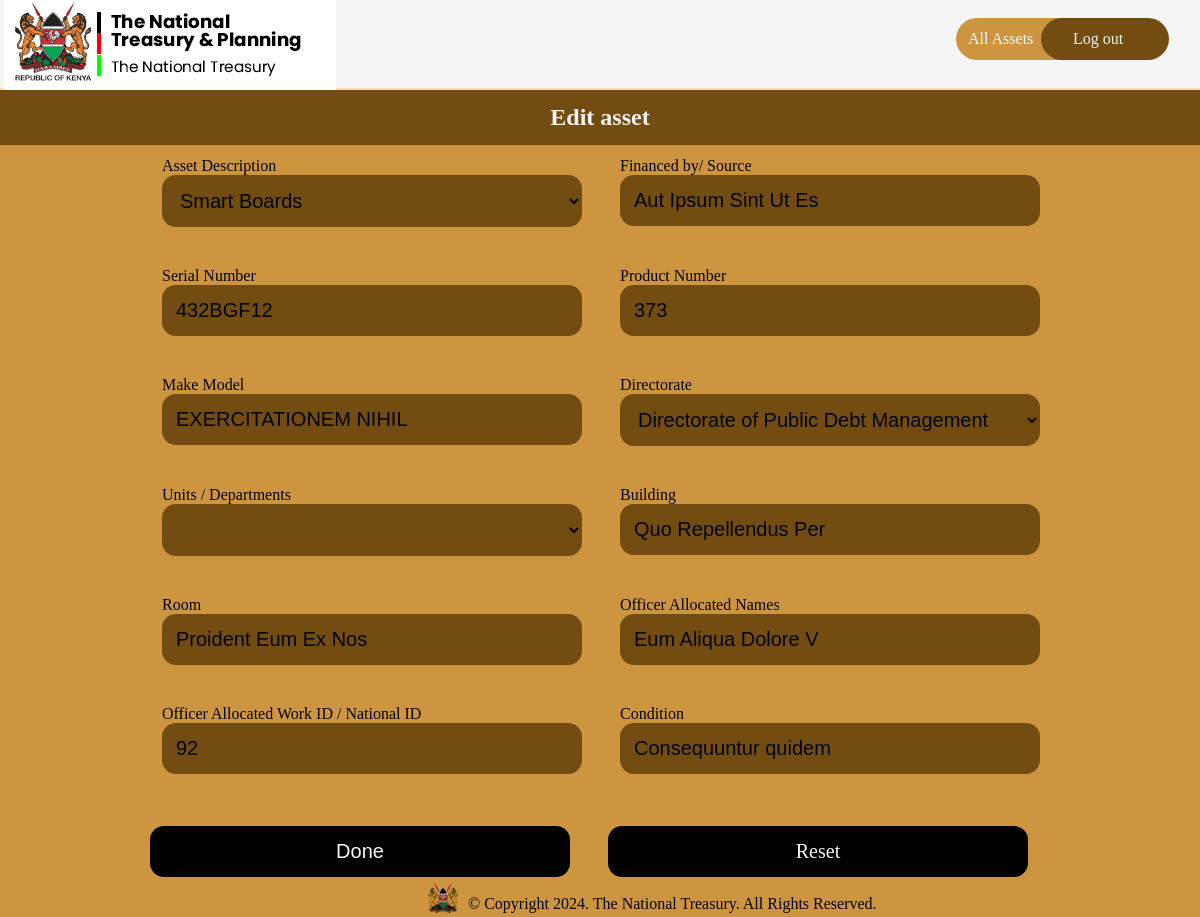
/asset/edit/1, run on an earlier commit of the app's database.
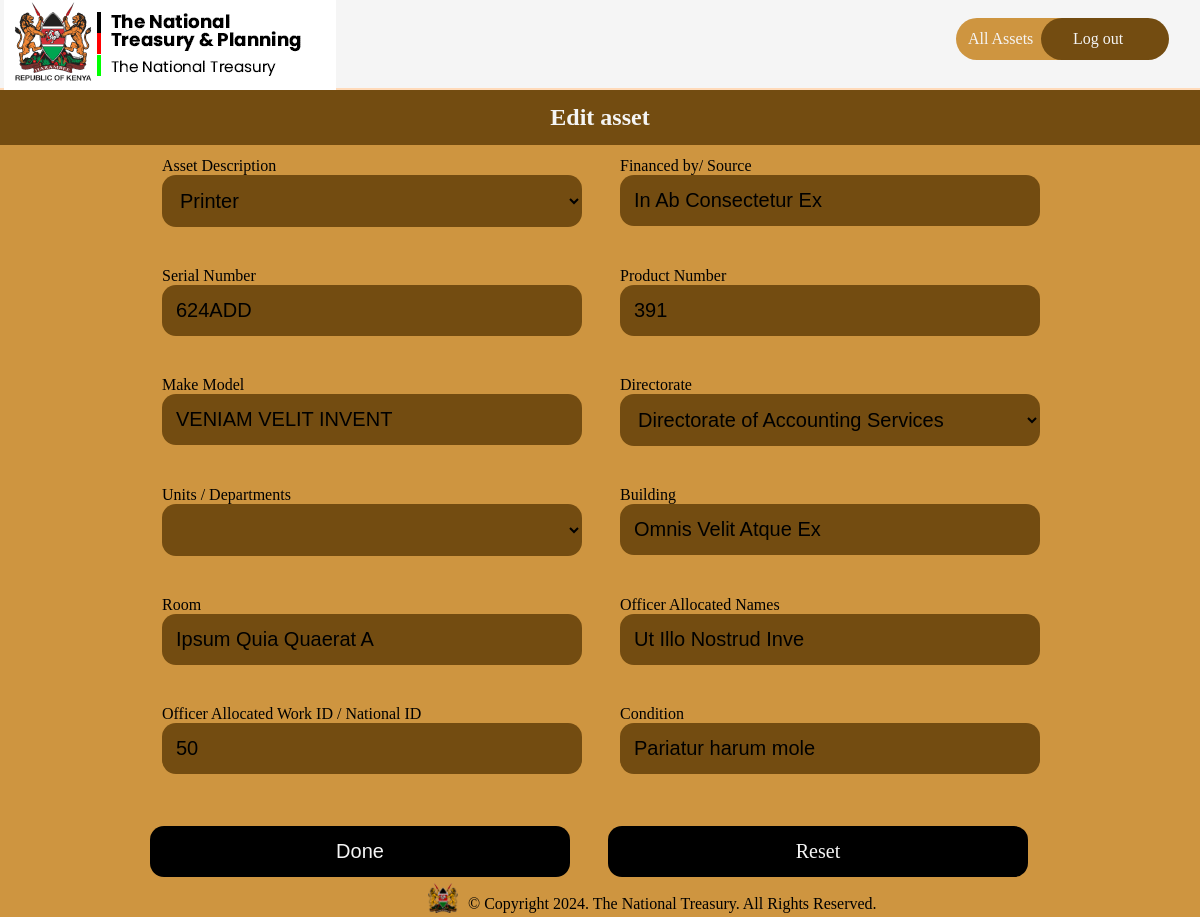
And on a later commit of the database.
### inventory/models.py (models this page shows, shortened)
class Asset(db.Model):
    idassets = db.Column(db.Integer, primary_key=True)
    asset_description = db.Column(db.Text, nullable=False)
    financed_by = db.Column(db.Text, default="N/A")
    serial_number = db.Column(db.Text, nullable=False, unique=True)
    product_number = db.Column(db.Text, nullable=False)
    make_model = db.Column(db.Text, nullable=False)
    directorate = db.Column(db.Text, nullable=False)
    units = db.Column(db.Text, nullable=False)
    building = db.Column(db.Text, nullable=False)
    room = db.Column(db.Integer, nullable=False)
    officer_allocated = db.Column(db.Text, default="N/A")
    officer_contact_info = db.Column(db.Text, default="N/A")
    state = db.Column(db.Text, nullable=False)

### inventory/routes.py (the view, shortened to what this page needs)
@app.route("/asset/edit/<int:asset_id>", methods=("GET", "POST"))
def edit_asset(asset_id):
    form = AssetForm()
    asset = Asset.query.get_or_404(asset_id)
    if request.method == "GET":
        form.asset_description.data = asset.asset_description
        form.financed_by.data = asset.financed_by
        form.serial_number.data = asset.serial_number
        form.product_number.data = asset.product_number
        form.make_model.data = asset.make_model
        form.directorate.data = asset.directorate
        form.units.data = asset.units
        form.building.data = asset.building
        form.room.data = asset.room
        form.officer_allocated.data = asset.officer_allocated
        form.officer_contact_info.data = asset.officer_contact_info
        form.state.data = asset.state
    return render_template("edit_asset.html", form=form, asset=asset)

### inventory/templates/edit_asset.html (shortened to what this page needs)
{% extends "base.html" %}
{% block head %}
{{ super() }}
<link rel="stylesheet" href="{{ url_for('static', filename='assets.css') }}">
{% endblock head %}
{% block navlinks %}
<a href="{{ url_for('index') }}" class="links signup">All Assets</a>
<a href="{{ url_for('index') }}" class="links login">Log out</a>
{% endblock navlinks %}
{% block body %}
<h2 class="asset-heading">Edit asset</h2>
<div class="form-wrapper">
	<div class="layer">
		<form autocomplete="off" action="" class="form" method="post">
			<div class="row">
				<div class="asset_description">
					{{ form.asset_description.label }}
					{{ form.asset_description(placeholder="",id="description", value="{{ asset.asset_description }}") }}
				</div>
				<div class="financed_by">
					{{ form.financed_by.label }}
					{{ form.financed_by(placeholder="",id="financedby") }}
				</div>
			</div>
			<div class="row">
				<div class="serial_number">
					{{ form.serial_number.label }}
					{{ form.serial_number(placeholder="",id="serial") }}
				</div>
				<div class="product_number">
					{{ form.product_number.label }}
					{{ form.product_number(placeholder="",id="productnumber") }}
				</div>
			</div>
			<div class="row">
				<div class="make_model">
					{{ form.make_model.label }}
					{{ form.make_model(placeholder="",id="makemodel") }}
				</div>
				<div class="directorate">
					{{ form.directorate.label }}
					{{ form.directorate(placeholder="",id="directorate") }}
				</div>
			</div>
			<div class="row">
				<div class="units">
					{{ form.units.label }}
					{{ form.units(placeholder="",id="units") }}
				</div>
				<div class="building">
					{{ form.building.label }}
					{{ form.building(placeholder="",id="building") }}
				</div>
			</div>
			<div class="row">
				<div class="room">
					{{ form.room.label }}
					{{ form.room(placeholder="",id="room") }}
				</div>
				<div class="officer_in_charge">
					{{ form.officer_allocated.label }}
					{{ form.officer_allocated(placeholder="",id="officerincharge") }}
				</div>
			</div>
			<div class="row">
				<div class="officer_contact_info">
					{{ form.officer_contact_info.label }}
					{{ form.officer_contact_info(placeholder="",id="officercontactinfo") }}
				</div>
				<div class="condition">
					{{ form.state.label }}
					{{ form.state(placeholder="",id="condition") }}
				</div>
			</div>
	</div>
	<div class="row">
		<input type="submit" value="Done">
		<a href="{{ url_for('edit_asset',asset_id=asset.idassets ) }}" style="text-align:center;text-decoration:none;" class="reset">Reset</a>
	</div>
</div>
{% endblock body %}

### inventory/templates/base.html (shortened to what this page needs)
<!DOCTYPE html>
<html lang="en">
<head>
	{% block head %}
	<link rel="stylesheet" href="https://cdnjs.cloudflare.com/ajax/libs/font-awesome/6.5.1/css/all.min.css"
 />
		<link rel="stylesheet" href="{{ url_for('static',filename='style.css') }}">
	{% endblock head %}
</head>
<body>
	<div class="nav">
		<div class="logo">
			<a href="{{ url_for('index') }}"><img
					src=" {{ url_for('static', filename='assets/images/TNT logo.png')  }} "
					alt="treasury logo"></img></a>
		</div>
		<div class="links">
			{% block navlinks %}
			{% endblock navlinks %}
		</div>
	</div>
	{% block body %}
	{% endblock body %}
	<div class="footer">
		<img src="{{ url_for('static', filename='assets/images/tntfooterlogo.png') }}" alt="footer logo"
			width="30" height="30">
		<p>© Copyright <span class="copyright-year"></span>. The National Treasury. All Rights Reserved.</p>
	</div>
</body>
</html>

### inventory/static/style.css (style rules this page uses)
* { margin: 0; padding: 0; box-sizing: border-box; color-scheme: light; @import url('https://fonts.googleapis.com/css2?family=Roboto+Mono:ital,wght@0,100..700;1,100..700&display=swap'); }
body { display: flex; flex-direction: column; height: 100%; background-color: #ce9540; }
.nav { display: flex; justify-content: space-between; align-items: center; border-bottom: 2px solid peachpuff; padding-left: 4px; padding-top: 5px; padding-right: 15px; background-color: white; position: sticky; top: 0; height: 90px; width: 100%; }
.links { padding: 12px; display: flex; align-items: center; gap: 32px; border-radius: 34px; margin-bottom: 8px; }
.links>a { text-decoration: none; color: whitesmoke; width: 7.6em; }
.signup { background-color: #CE9540; }
.login { background-color: #734C11; margin-left: -67px; padding-left: 32px; }
.footer { display: flex; align-items: center; gap: 10px; margin-left: 8px; position: fixed; bottom: 0; margin-bottom: 4px; left: 35vw; }
.footer { margin-top: 12px; padding-top: 18px; display: flex; align-items: end; justify-content: center; }

### inventory/static/assets.css (style rules this page uses)
body { display: flex; flex-direction: column; height: 100%; background-color: #CE9540; }
.nav { background-color: whitesmoke; }
.asset-heading { padding: 14px; text-align: center; color: whitesmoke; background-color: #734C11; }
.nav { display: flex; justify-content: space-between; align-items: center; border-bottom: 2px solid peachpuff; padding-left: 4px; padding-top: 5px; padding-right: 15px; }
.links { padding: 12px; display: flex; align-items: center; gap: 32px; border-radius: 34px; margin-bottom: 8px; }
.links>a { text-decoration: none; color: whitesmoke; width: 8em; margin-right: 4px; }
.signup { background-color: #CE9540; }
.login { background-color: #734C11; margin-left: -79px; padding-left: 32px; }
.form-wrapper { margin: 0 auto; }
input, .reset { -webkit-appearance: none; -moz-appearance: none; appearance: none; border: none; }
select, input[type="text"], input[type="email"], input[type="password"], input[type="number"] { background-color: #734C11; color: rgb(0, 0, 0); }
select, input, .reset { padding: 14px; border-radius: 14px; margin-bottom: 10px; width: 420px; font-size: 20px; }
select { border: none; }
input[type="submit"], .reset { color: whitesmoke; background-color: rgb(0, 0, 0); }
.form { width: 900px; padding: 12px; }
.row { display: flex; gap: 38px; margin-bottom: 30px; }
::placeholder { color: whitesmoke; opacity: 1; }

What changed in the data, as far as the page shows it:
changed Asset: asset_description "Smart Boards" → "Printer"; financed_by "Aut Ipsum Sint Ut Es" → "In Ab Consectetur Ex"; serial_number "432BGF12" → "624ADD"; product_number "373" → "391"; make_model "EXERCITATIONEM NIHIL" → "VENIAM VELIT INVENT"; directorate "Directorate of Public Debt Management" → "Directorate of Accounting Services"; building "Quo Repellendus Per" → "Omnis Velit Atque Ex"; room "Proident Eum Ex Nos" → "Ipsum Quia Quaerat A"; officer_allocated "Eum Aliqua Dolore V" → "Ut Illo Nostrud Inve"; officer_contact_info "92" → "50"; state "Consequuntur quidem" → "Pariatur harum mole"
